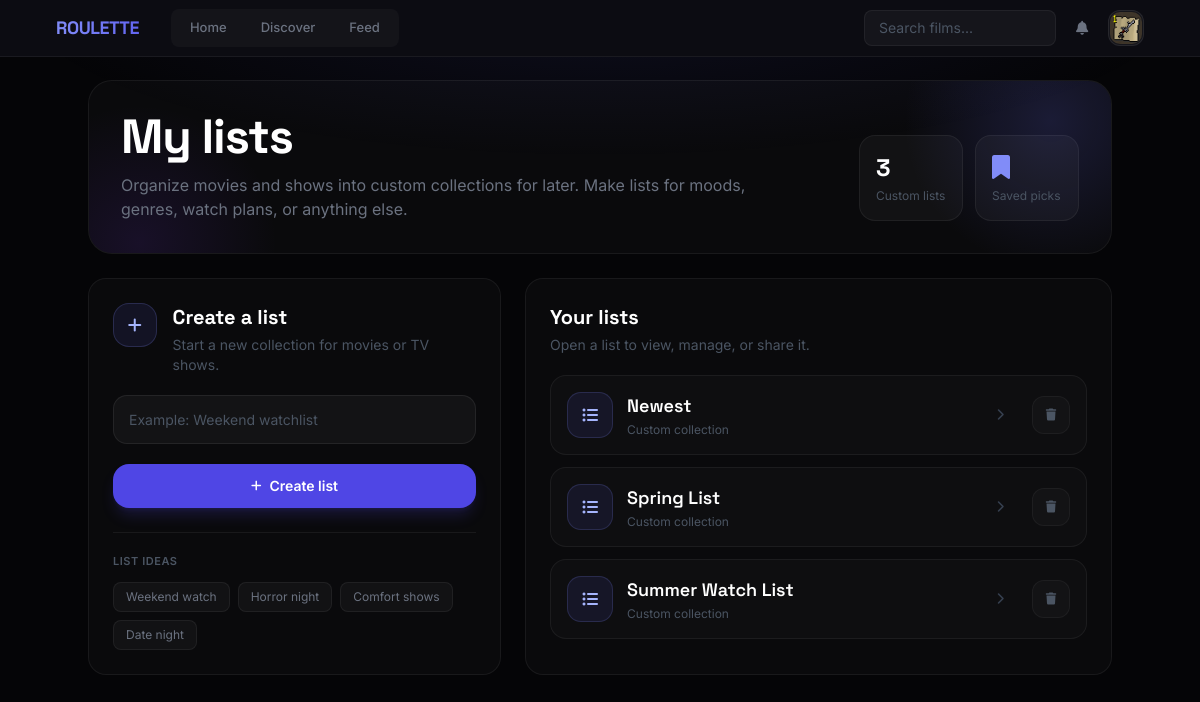
The page /lists/ (signed in) on the database its author committed.
### users/models.py (models this page shows, shortened)
class Profile(models.Model):
    user = models.OneToOneField(settings.AUTH_USER_MODEL, on_delete=models.CASCADE)
    is_favorites_private = models.BooleanField(default=False)
    bio = models.TextField(max_length=500, blank=True)
    image = models.ImageField(default='default.jpg', upload_to='profile_pics')

### roulette/models.py (models this page shows, shortened)
class UserList(models.Model):
    user = models.ForeignKey(settings.AUTH_USER_MODEL, on_delete=models.CASCADE, related_name='custom_lists')
    name = models.CharField(max_length=100)
    description = models.TextField(blank=True, null=True, max_length=500, help_text="Optional: Describe your list.")
    is_public = models.BooleanField(default=True, help_text="Make this list viewable by others?")
    created_at = models.DateTimeField(auto_now_add=True)
    updated_at = models.DateTimeField(auto_now=True)
    class Meta:
        unique_together = ('user', 'name')
        ordering = ['name']

### roulette/views.py (the view)
# urls.py: path('lists/', views.list_all_lists_view, name='list_all'),        # Page to view/create lists
@login_required
def list_all_lists_view(request):
    user_lists = UserList.objects.filter(user=request.user)
    form = UserListForm()
    context = {
        'lists': user_lists,
        'form': form,
    }
    return render(request, 'roulette/list_all.html', context)

### roulette/context_processors.py (called while the page is built)
def unread_notifications_count(request):
    if request.user.is_authenticated:
        notifications = Notification.objects.filter(
            recipient=request.user
        ).select_related(
            "actor",
            "actor__profile",
            "target_content_type",
            "action_object_content_type",
        )[:8]
        count = Notification.objects.filter(
            recipient=request.user,
            read=False
        ).count()
        return {
            "unread_notifications_count": count,
            "recent_notifications": notifications,
        }
    return {
        "unread_notifications_count": 0,
        "recent_notifications": [],
    }

### roulette/templates/roulette/list_all.html (shortened to what this page needs)
{% extends 'roulette/base.html' %}
{% block content %}
<div class="max-w-5xl mx-auto">
    <section class="list-hero p-6 md:p-8 mb-6">
        <div class="relative z-10 flex flex-col md:flex-row md:items-end md:justify-between gap-6">
            <div>
                <h1 class="font-display text-4xl md:text-5xl font-bold tracking-tight text-white mb-3">
                    My lists
                </h1>
                <p class="text-gray-500 text-sm md:text-base max-w-2xl leading-relaxed">
                    Organize movies and shows into custom collections for later. Make lists for moods, genres, watch plans, or anything else.
                </p>
            </div>
            <div class="grid grid-cols-2 gap-3 min-w-[220px]">
                <div class="rounded-2xl bg-white/[0.035] border border-white/[0.06] p-4">
                    <p class="font-display text-2xl font-bold text-white">{{ lists|length }}</p>
                    <p class="text-xs text-gray-600 mt-1">Custom list{{ lists|length|pluralize }}</p>
                </div>
                <div class="rounded-2xl bg-white/[0.035] border border-white/[0.06] p-4">
                    <p class="font-display text-2xl font-bold text-white">
                        <i class="fas fa-bookmark text-indigo-400"></i>
                    </p>
                    <p class="text-xs text-gray-600 mt-1">Saved picks</p>
                </div>
            </div>
        </div>
    </section>
    <div class="grid grid-cols-1 lg:grid-cols-[0.95fr_1.35fr] gap-6">
        <section class="create-panel p-5 md:p-6 h-fit">
            <div class="flex items-start gap-4 mb-5">
                <div class="w-11 h-11 rounded-2xl bg-indigo-500/10 border border-indigo-400/20 flex items-center justify-center text-indigo-300">
                    <i class="fas fa-plus"></i>
                </div>
                <div>
                    <h2 class="font-display text-xl font-bold text-white">Create a list</h2>
                    <p class="text-sm text-gray-600 mt-1">
                        Start a new collection for movies or TV shows.
                    </p>
                </div>
            </div>
            <form id="create-list-form" action="{% url 'roulette:list_create' %}" method="POST" class="space-y-3">
                <div>
                    {{ form.name }}
                </div>
                <button type="submit"
                        class="w-full inline-flex items-center justify-center gap-2 bg-indigo-600 hover:bg-indigo-500 text-white font-semibold py-3 px-5 rounded-2xl text-sm transition-all shadow-lg shadow-indigo-600/20 hover:shadow-indigo-500/30 hover:-translate-y-0.5 disabled:opacity-60 disabled:cursor-wait disabled:hover:translate-y-0">
                    <i class="fas fa-plus text-xs"></i>
                    Create list
                </button>
            </form>
            <div class="mt-6 pt-5 border-t border-white/[0.06]">
                <h3 class="text-[11px] text-gray-600 uppercase tracking-wider font-semibold mb-3">
                    List ideas
                </h3>
                <div class="flex flex-wrap gap-2">
                    <button type="button" class="list-suggestion px-3 py-1.5 rounded-lg bg-white/[0.035] border border-white/[0.06] text-xs text-gray-500 hover:text-gray-300 hover:bg-white/[0.05] transition-colors">
                        Weekend watch
                    </button>
                    <button type="button" class="list-suggestion px-3 py-1.5 rounded-lg bg-white/[0.035] border border-white/[0.06] text-xs text-gray-500 hover:text-gray-300 hover:bg-white/[0.05] transition-colors">
                        Horror night
                    </button>
                    <button type="button" class="list-suggestion px-3 py-1.5 rounded-lg bg-white/[0.035] border border-white/[0.06] text-xs text-gray-500 hover:text-gray-300 hover:bg-white/[0.05] transition-colors">
                        Comfort shows
                    </button>
                    <button type="button" class="list-suggestion px-3 py-1.5 rounded-lg bg-white/[0.035] border border-white/[0.06] text-xs text-gray-500 hover:text-gray-300 hover:bg-white/[0.05] transition-colors">
                        Date night
                    </button>
                </div>
            </div>
        </section>
        <section class="lists-panel p-5 md:p-6">
            <div class="flex flex-col sm:flex-row sm:items-center sm:justify-between gap-3 mb-5">
                <div>
                    <h2 class="font-display text-xl font-bold text-white">Your lists</h2>
                    <p class="text-sm text-gray-600 mt-1">
                        Open a list to view, manage, or share it.
                    </p>
                </div>
            </div>
            <div id="user-lists-container" class="space-y-3">
                {% for list in lists %}
                    <div class="user-list-item" data-list-id="{{ list.id }}">
                        <a href="{% url 'roulette:list_detail' list_id=list.id %}" class="list-icon-box">
                            <i class="fas fa-list-ul"></i>
                        </a>
                        <a href="{% url 'roulette:list_detail' list_id=list.id %}" class="min-w-0 flex-1 list-name group">
                            <span class="block font-display text-lg font-semibold text-white truncate group-hover:text-indigo-300 transition-colors">
                                {{ list.name }}
                            </span>
                            <span class="block text-xs text-gray-600 mt-0.5">
                                Custom collection
                            </span>
                        </a>
                        <a href="{% url 'roulette:list_detail' list_id=list.id %}"
                           class="hidden sm:flex w-9 h-9 rounded-xl items-center justify-center text-gray-700 hover:text-indigo-300 hover:bg-indigo-500/10 transition-colors"
                           title="Open list">
                            <i class="fas fa-chevron-right text-xs"></i>
                        </a>
                        <button type="button"
                                class="delete-list-btn"
                                data-list-id="{{ list.id }}"
                                data-list-name="{{ list.name|escapejs }}"
                                data-delete-url="{% url 'roulette:list_delete' list_id=list.id %}"
                                title="Delete list">
                            <i class="fas fa-trash text-xs"></i>
                        </button>
                    </div>
                {% endfor %}
            </div>
        </section>
    </div>
</div>
{% endblock %}

### roulette/templates/roulette/base.html (shortened to what this page needs)
<!DOCTYPE html>
<html lang="en">
<head>
    <script src="https://cdn.tailwindcss.com"></script>
    <link rel="stylesheet" href="https://cdnjs.cloudflare.com/ajax/libs/font-awesome/6.5.1/css/all.min.css">
</head>
<body class="min-h-screen flex flex-col relative">
    <nav class="fixed top-0 left-0 right-0 z-50 bg-[#0c0c12] border-b border-white/[0.06]">
        <div class="max-w-6xl mx-auto px-4 sm:px-6 lg:px-8">
            <div class="flex items-center justify-between h-14">
                <div class="flex items-center gap-8">
                    <a href="{% url 'roulette:roulette_view' %}" class="font-display font-bold text-lg tracking-tight">
                        <span class="bg-gradient-to-r from-indigo-400 to-indigo-500 bg-clip-text text-transparent">ROULETTE</span>
                    </a>
                    <div class="hidden md:flex nav-pill-group">
    <a href="{% url 'roulette:roulette_view' %}"
       class="nav-pill {% if request.path == '/' or request.path == '/home/' %}nav-pill-active{% endif %}">Home</a>
    <a href="{% url 'roulette:discover' %}"
       class="nav-pill {% if '/discover/' in request.path %}nav-pill-active{% endif %}">Discover</a>
       <a href="{% url 'roulette:feed' %}"
       class="nav-pill {% if '/feed/' in request.path %}nav-pill-active{% endif %}">Feed</a>
</div>
                </div>
                <div class="hidden md:flex items-center gap-2">
                    <form action="{% url 'roulette:search_results' %}" method="GET">
                        <input type="text" name="q" placeholder="Search films..."
                               class="w-48 bg-white/[0.04] border border-white/[0.06] rounded-lg py-[7px] pl-3.5 pr-9 text-sm text-white placeholder-gray-600 focus:outline-none focus:border-indigo-500/40 focus:bg-white/[0.06] transition-all">
                    </form>
                    {% if user.is_authenticated %}
                        <div class="relative" id="notifications-dropdown">
                            <button type="button"
                                    id="notifications-button"
                                    class="relative w-9 h-9 flex items-center justify-center rounded-lg text-gray-500 hover:text-gray-300 hover:bg-white/[0.05] transition-all">
                                <i class="fas fa-bell text-sm"></i>
                            </button>
                        </div>
                        <div class="relative dropdown">
                            <button id="user-menu-button" type="button"
                                class="w-9 h-9 rounded-xl bg-white/[0.04] border border-white/[0.08] p-[1px] flex items-center justify-center text-xs font-semibold text-white cursor-pointer hover:border-indigo-400/40 hover:bg-white/[0.06] transition-all overflow-hidden"
                                aria-expanded="false" aria-haspopup="true">
                            {% if user.profile.image and user.profile.image.url != '/media/default.jpg' %}
                                <img src="{{ user.profile.image.url }}" class="w-full h-full rounded-[10px] object-cover" alt="">
                            {% else %}
                                {{ user.username|first|upper }}
                            {% endif %}
                        </button>
                        </div>
                    {% else %}
                        <a href="{% url 'users:login' %}" class="px-3 py-1.5 rounded-lg text-sm text-gray-400 hover:text-white transition-colors">Log in</a>
                        <a href="{% url 'users:signup' %}" class="px-4 py-1.5 rounded-lg text-sm font-semibold text-white bg-indigo-600 hover:bg-indigo-500 transition-colors">Sign up</a>
                    {% endif %}
                </div>
            </div>
        </div>
    </nav>
    <main class="flex-1 w-full max-w-7xl mx-auto px-4 sm:px-6 lg:px-8 pt-20 pb-16 relative z-10">
        {% block content %}{% endblock %}
    </main>
</body>
</html>

### rows shown on the page
UserList: name "Newest"
UserList: name "Spring List"
UserList: name "Summer Watch List"

### other values the page prints
{{ lists|length }} "3"
